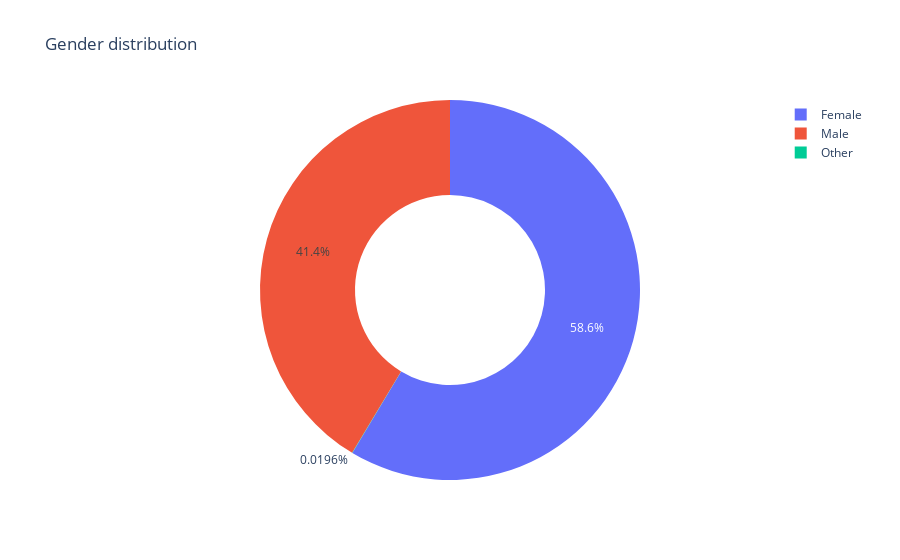

Here is the notebook cell this chart was saved with:
### Code cell
pie_graph(df_copy, "Gender distribution", "gender")

### Figure 1 — Plotly figure (JSON) as saved in the notebook; plotly's stock layout.template omitted (floating-point values rounded to 4 significant figures)
{"data": [{"hole": 0.5, "labels": ["Female", "Male", "Other"], "type": "pie", "values": [2994, 2115, 1]}], "layout": {"title": {"text": "Gender distribution"}}}
